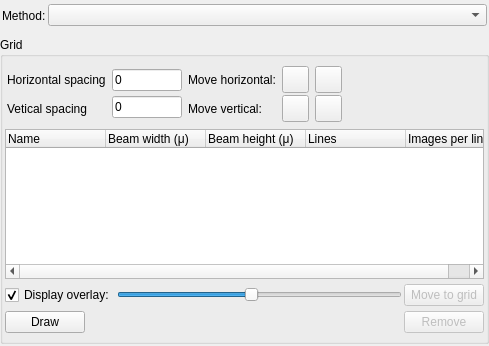
<?xml version="1.0" encoding="UTF-8"?>
<ui version="4.0">
 <class>AdvancedMethodsWidgetLayout</class>
 <widget class="QWidget" name="AdvancedMethodsWidgetLayout">
  <property name="geometry">
   <rect>
    <x>0</x>
    <y>0</y>
    <width>489</width>
    <height>346</height>
   </rect>
  </property>
  <property name="sizePolicy">
   <sizepolicy hsizetype="Minimum" vsizetype="Minimum">
    <horstretch>0</horstretch>
    <verstretch>0</verstretch>
   </sizepolicy>
  </property>
  <property name="maximumSize">
   <size>
    <width>32767</width>
    <height>32767</height>
   </size>
  </property>
  <property name="windowTitle">
   <string>Advanced methods</string>
  </property>
  <layout class="QVBoxLayout">
   <property name="spacing">
    <number>0</number>
   </property>
   <property name="margin">
    <number>0</number>
   </property>
   <item>
    <layout class="QHBoxLayout" name="main_layout">
     <property name="spacing">
      <number>2</number>
     </property>
     <property name="margin">
      <number>0</number>
     </property>
     <item>
      <layout class="QVBoxLayout" name="main_vlayout">
       <property name="spacing">
        <number>6</number>
       </property>
       <property name="leftMargin">
        <number>0</number>
       </property>
       <property name="topMargin">
        <number>0</number>
       </property>
       <property name="rightMargin">
        <number>0</number>
       </property>
       <property name="bottomMargin">
        <number>2</number>
       </property>
       <item>
        <layout class="QHBoxLayout" name="horizontalLayout">
         <property name="spacing">
          <number>2</number>
         </property>
         <property name="margin">
          <number>2</number>
         </property>
         <item>
          <widget class="QLabel" name="method_type_label">
           <property name="minimumSize">
            <size>
             <width>0</width>
             <height>27</height>
            </size>
           </property>
           <property name="text">
            <string>Method:</string>
           </property>
           <property name="wordWrap">
            <bool>false</bool>
           </property>
          </widget>
         </item>
         <item>
          <widget class="QComboBox" name="method_combo">
           <property name="sizePolicy">
            <sizepolicy hsizetype="Expanding" vsizetype="Fixed">
             <horstretch>0</horstretch>
             <verstretch>0</verstretch>
            </sizepolicy>
           </property>
           <property name="minimumSize">
            <size>
             <width>270</width>
             <height>0</height>
            </size>
           </property>
           <property name="maximumSize">
            <size>
             <width>32767</width>
             <height>16777215</height>
            </size>
           </property>
          </widget>
         </item>
        </layout>
       </item>
       <item>
        <widget class="QGroupBox" name="grid_gbox">
         <property name="title">
          <string>Grid</string>
         </property>
         <layout class="QGridLayout" name="gridLayout">
          <property name="leftMargin">
           <number>2</number>
          </property>
          <property name="topMargin">
           <number>4</number>
          </property>
          <property name="rightMargin">
           <number>2</number>
          </property>
          <property name="bottomMargin">
           <number>2</number>
          </property>
          <property name="spacing">
           <number>2</number>
          </property>
          <item row="2" column="0">
           <widget class="QTreeWidget" name="grid_treewidget">
            <property name="maximumSize">
             <size>
              <width>16777215</width>
              <height>150</height>
             </size>
            </property>
            <property name="font">
             <font>
              <pointsize>9</pointsize>
              <weight>50</weight>
              <italic>false</italic>
              <bold>false</bold>
             </font>
            </property>
            <property name="rootIsDecorated">
             <bool>false</bool>
            </property>
            <column>
             <property name="text">
              <string>Name</string>
             </property>
            </column>
            <column>
             <property name="text">
              <string>Beam width (μ)</string>
             </property>
            </column>
            <column>
             <property name="text">
              <string>Beam height (μ)</string>
             </property>
            </column>
            <column>
             <property name="text">
              <string>Lines</string>
             </property>
            </column>
            <column>
             <property name="text">
              <string>Images per line</string>
             </property>
            </column>
           </widget>
          </item>
          <item row="4" column="0">
           <layout class="QHBoxLayout" name="buttons_hlayout">
            <property name="leftMargin">
             <number>0</number>
            </property>
            <property name="topMargin">
             <number>0</number>
            </property>
            <item>
             <widget class="QPushButton" name="draw_grid_button">
              <property name="text">
               <string>Draw</string>
              </property>
              <property name="icon">
               <iconset>
                <normaloff>../../../BlissFramework/Icons/Grid.png</normaloff>../../../BlissFramework/Icons/Grid.png</iconset>
              </property>
             </widget>
            </item>
            <item>
             <spacer name="horizontalSpacer_2">
              <property name="orientation">
               <enum>Qt::Horizontal</enum>
              </property>
              <property name="sizeHint" stdset="0">
               <size>
                <width>40</width>
                <height>20</height>
               </size>
              </property>
             </spacer>
            </item>
            <item>
             <widget class="QPushButton" name="remove_grid_button">
              <property name="enabled">
               <bool>false</bool>
              </property>
              <property name="text">
               <string>Remove</string>
              </property>
             </widget>
            </item>
           </layout>
          </item>
          <item row="0" column="0">
           <layout class="QVBoxLayout" name="grid_vlayout">
            <property name="spacing">
             <number>2</number>
            </property>
            <property name="leftMargin">
             <number>0</number>
            </property>
            <property name="topMargin">
             <number>0</number>
            </property>
            <property name="rightMargin">
             <number>0</number>
            </property>
            <item>
             <layout class="QHBoxLayout" name="grid_tools_hlayout">
              <property name="spacing">
               <number>6</number>
              </property>
              <property name="margin">
               <number>2</number>
              </property>
              <item>
               <layout class="QVBoxLayout" name="spacing_lable_vlayout">
                <property name="spacing">
                 <number>2</number>
                </property>
                <property name="leftMargin">
                 <number>0</number>
                </property>
                <property name="topMargin">
                 <number>0</number>
                </property>
                <property name="rightMargin">
                 <number>0</number>
                </property>
                <item>
                 <widget class="QLabel" name="hor_spacing_label">
                  <property name="text">
                   <string>Horizontal spacing</string>
                  </property>
                 </widget>
                </item>
                <item>
                 <widget class="QLabel" name="ver_spacing_label_2">
                  <property name="text">
                   <string>Vetical spacing</string>
                  </property>
                 </widget>
                </item>
               </layout>
              </item>
              <item>
               <layout class="QVBoxLayout" name="spacing_ledit_vlayout">
                <property name="spacing">
                 <number>2</number>
                </property>
                <item>
                 <widget class="QLineEdit" name="hor_spacing_ledit">
                  <property name="maximumSize">
                   <size>
                    <width>70</width>
                    <height>16777215</height>
                   </size>
                  </property>
                  <property name="text">
                   <string>0</string>
                  </property>
                 </widget>
                </item>
                <item>
                 <widget class="QLineEdit" name="ver_spacing_ledit">
                  <property name="maximumSize">
                   <size>
                    <width>70</width>
                    <height>16777215</height>
                   </size>
                  </property>
                  <property name="text">
                   <string>0</string>
                  </property>
                 </widget>
                </item>
               </layout>
              </item>
              <item>
               <layout class="QVBoxLayout" name="move_label_vlayout">
                <property name="spacing">
                 <number>2</number>
                </property>
                <property name="leftMargin">
                 <number>0</number>
                </property>
                <property name="topMargin">
                 <number>0</number>
                </property>
                <property name="rightMargin">
                 <number>0</number>
                </property>
                <item>
                 <widget class="QLabel" name="move_hor_label">
                  <property name="text">
                   <string>Move horizontal:</string>
                  </property>
                 </widget>
                </item>
                <item>
                 <widget class="QLabel" name="move_ver_label">
                  <property name="text">
                   <string>Move vertical:</string>
                  </property>
                 </widget>
                </item>
               </layout>
              </item>
              <item>
               <layout class="QVBoxLayout" name="move_buttons_one_layout">
                <property name="spacing">
                 <number>2</number>
                </property>
                <property name="leftMargin">
                 <number>0</number>
                </property>
                <property name="topMargin">
                 <number>0</number>
                </property>
                <property name="rightMargin">
                 <number>0</number>
                </property>
                <item>
                 <widget class="QPushButton" name="move_left_button">
                  <property name="maximumSize">
                   <size>
                    <width>27</width>
                    <height>27</height>
                   </size>
                  </property>
                  <property name="text">
                   <string/>
                  </property>
                  <property name="icon">
                   <iconset>
                    <normaloff>../../../BlissFramework/Icons/Left2.png</normaloff>../../../BlissFramework/Icons/Left2.png</iconset>
                  </property>
                 </widget>
                </item>
                <item>
                 <widget class="QPushButton" name="move_up_button">
                  <property name="maximumSize">
                   <size>
                    <width>27</width>
                    <height>27</height>
                   </size>
                  </property>
                  <property name="text">
                   <string/>
                  </property>
                  <property name="icon">
                   <iconset>
                    <normaloff>../../../BlissFramework/Icons/Up2.png</normaloff>../../../BlissFramework/Icons/Up2.png</iconset>
                  </property>
                 </widget>
                </item>
               </layout>
              </item>
              <item>
               <layout class="QVBoxLayout" name="move_buttons_two_layout">
                <property name="spacing">
                 <number>2</number>
                </property>
                <property name="leftMargin">
                 <number>0</number>
                </property>
                <property name="topMargin">
                 <number>0</number>
                </property>
                <property name="rightMargin">
                 <number>0</number>
                </property>
                <item>
                 <widget class="QPushButton" name="move_right_button">
                  <property name="maximumSize">
                   <size>
                    <width>27</width>
                    <height>27</height>
                   </size>
                  </property>
                  <property name="text">
                   <string/>
                  </property>
                  <property name="icon">
                   <iconset>
                    <normaloff>../../../BlissFramework/Icons/Right2.png</normaloff>../../../BlissFramework/Icons/Right2.png</iconset>
                  </property>
                 </widget>
                </item>
                <item>
                 <widget class="QPushButton" name="move_down_button">
                  <property name="maximumSize">
                   <size>
                    <width>27</width>
                    <height>27</height>
                   </size>
                  </property>
                  <property name="text">
                   <string/>
                  </property>
                  <property name="icon">
                   <iconset>
                    <normaloff>../../../BlissFramework/Icons/Down2.png</normaloff>../../../BlissFramework/Icons/Down2.png</iconset>
                  </property>
                 </widget>
                </item>
               </layout>
              </item>
              <item>
               <spacer name="horizontalSpacer">
                <property name="orientation">
                 <enum>Qt::Horizontal</enum>
                </property>
                <property name="sizeHint" stdset="0">
                 <size>
                  <width>40</width>
                  <height>20</height>
                 </size>
                </property>
               </spacer>
              </item>
             </layout>
            </item>
           </layout>
          </item>
          <item row="3" column="0">
           <layout class="QHBoxLayout" name="horizontalLayout_2">
            <property name="spacing">
             <number>2</number>
            </property>
            <property name="leftMargin">
             <number>0</number>
            </property>
            <property name="topMargin">
             <number>0</number>
            </property>
            <item>
             <widget class="QCheckBox" name="overlay_cbox">
              <property name="sizePolicy">
               <sizepolicy hsizetype="Preferred" vsizetype="Preferred">
                <horstretch>0</horstretch>
                <verstretch>0</verstretch>
               </sizepolicy>
              </property>
              <property name="maximumSize">
               <size>
                <width>130</width>
                <height>16777215</height>
               </size>
              </property>
              <property name="text">
               <string>Display overlay:</string>
              </property>
              <property name="checked">
               <bool>true</bool>
              </property>
             </widget>
            </item>
            <item>
             <widget class="QSlider" name="overlay_slider">
              <property name="maximum">
               <number>255</number>
              </property>
              <property name="value">
               <number>120</number>
              </property>
              <property name="orientation">
               <enum>Qt::Horizontal</enum>
              </property>
             </widget>
            </item>
            <item>
             <widget class="QPushButton" name="move_to_grid_button">
              <property name="enabled">
               <bool>false</bool>
              </property>
              <property name="sizePolicy">
               <sizepolicy hsizetype="Fixed" vsizetype="Fixed">
                <horstretch>0</horstretch>
                <verstretch>0</verstretch>
               </sizepolicy>
              </property>
              <property name="minimumSize">
               <size>
                <width>0</width>
                <height>0</height>
               </size>
              </property>
              <property name="maximumSize">
               <size>
                <width>16777215</width>
                <height>16777215</height>
               </size>
              </property>
              <property name="text">
               <string>Move to grid</string>
              </property>
             </widget>
            </item>
           </layout>
          </item>
         </layout>
        </widget>
       </item>
      </layout>
     </item>
    </layout>
   </item>
  </layout>
 </widget>
 <layoutdefault spacing="6" margin="11"/>
 <pixmapfunction>qPixmapFromMimeSource</pixmapfunction>
 <resources/>
 <connections>
  <connection>
   <sender>overlay_cbox</sender>
   <signal>toggled(bool)</signal>
   <receiver>overlay_slider</receiver>
   <slot>setEnabled(bool)</slot>
   <hints>
    <hint type="sourcelabel">
     <x>42</x>
     <y>295</y>
    </hint>
    <hint type="destinationlabel">
     <x>184</x>
     <y>299</y>
    </hint>
   </hints>
  </connection>
 </connections>
</ui>
